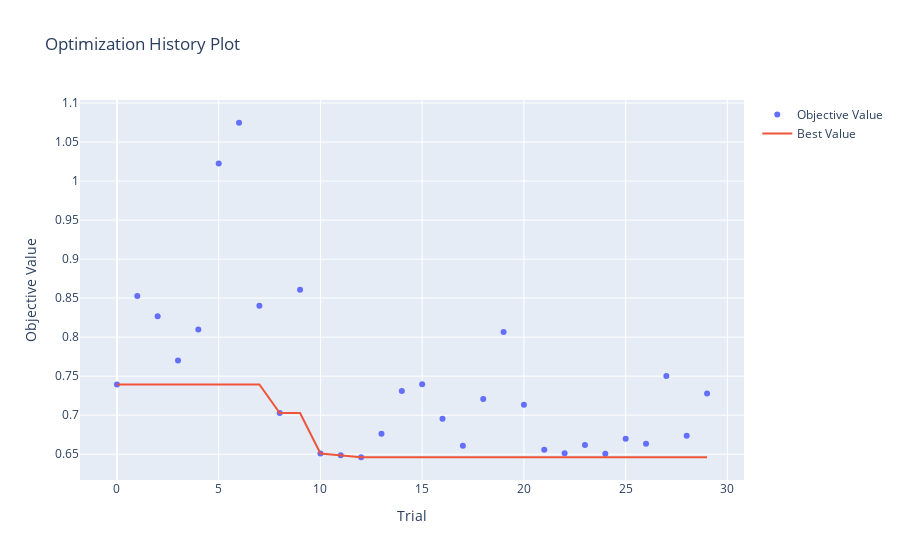

The notebook cell saved with this chart:
### Code cell
# 하이퍼파라미터 최적화 과정을 확인
optuna.visualization.plot_optimization_history(study_cat)

### Figure 1 — Plotly figure (JSON) as saved in the notebook; plotly's stock layout.template omitted (floating-point values rounded to 4 significant figures)
{"data": [{"mode": "markers", "name": "Objective Value", "type": "scatter", "x": [0, 1, 2, 3, 4, 5, 6, 7, 8, 9, 10, 11, 12, 13, 14, 15, 16, 17, 18, 19, 20, 21, 22, 23, 24, 25, 26, 27, 28, 29], "y": [0.7395, 0.8527, 0.8268, 0.77, 0.8097, 1.023, 1.075, 0.8403, 0.7028, 0.8609, 0.6509, 0.6487, 0.6461, 0.6764, 0.7309, 0.7396, 0.6956, 0.661, 0.7207, 0.8065, 0.7134, 0.6555, 0.6513, 0.6617, 0.6507, 0.6697, 0.6633, 0.7504, 0.6737, 0.7279]}, {"mode": "lines", "name": "Best Value", "type": "scatter", "x": [0, 1, 2, 3, 4, 5, 6, 7, 8, 9, 10, 11, 12, 13, 14, 15, 16, 17, 18, 19, 20, 21, 22, 23, 24, 25, 26, 27, 28, 29], "y": [0.7395, 0.7395, 0.7395, 0.7395, 0.7395, 0.7395, 0.7395, 0.7395, 0.7028, 0.7028, 0.6509, 0.6487, 0.6461, 0.6461, 0.6461, 0.6461, 0.6461, 0.6461, 0.6461, 0.6461, 0.6461, 0.6461, 0.6461, 0.6461, 0.6461, 0.6461, 0.6461, 0.6461, 0.6461, 0.6461]}, {"marker": {"color": "#cccccc"}, "mode": "markers", "name": "Infeasible Trial", "showlegend": false, "type": "scatter", "x": [], "y": []}], "layout": {"title": {"text": "Optimization History Plot"}, "xaxis": {"title": {"text": "Trial"}}, "yaxis": {"title": {"text": "Objective Value"}}}}
